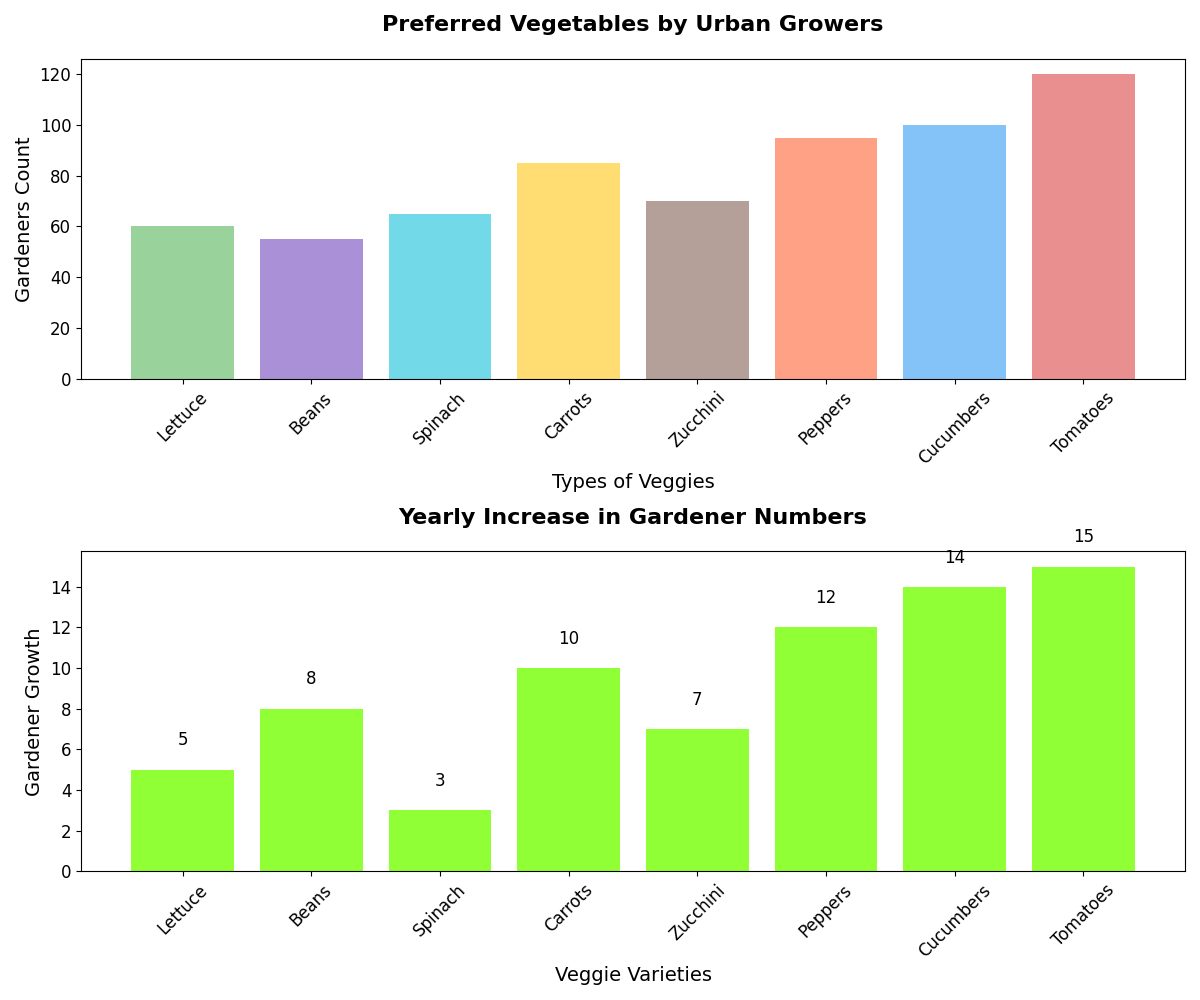

Python code for this plot:
import matplotlib.pyplot as plt
import numpy as np

# Modified Data Labels for Vegetables
vegetables = ['Lettuce', 'Beans', 'Spinach', 'Carrots', 'Zucchini', 'Peppers', 'Cucumbers', 'Tomatoes']
gardeners = [60, 55, 65, 85, 70, 95, 100, 120]
growth = [5, 8, 3, 10, 7, 12, 14, 15]

# Define colors for the bars
colors = ['#81C784', '#9575CD', '#4DD0E1', '#FFD54F', '#A1887F', '#FF8A65', '#64B5F6', '#E57373']

# Set up the plot layout
fig, ax = plt.subplots(2, 1, figsize=(12, 10))

# Bar chart for the number of gardeners
ax[0].bar(vegetables, gardeners, color=colors, alpha=0.8)
ax[0].set_title("Preferred Vegetables by Urban Growers", fontsize=16, fontweight='bold', pad=20)
ax[0].set_ylabel('Gardeners Count', fontsize=14)
ax[0].set_xlabel('Types of Veggies', fontsize=14)
ax[0].tick_params(axis='x', rotation=45, labelsize=12)
ax[0].tick_params(axis='y', labelsize=12)

# Bar chart for growth rates with color coding for positive growth
growth_colors = ['#76FF03' if g > 0 else '#F44336' for g in growth]
ax[1].bar(vegetables, growth, color=growth_colors, alpha=0.8)
ax[1].set_title("Yearly Increase in Gardener Numbers", fontsize=16, fontweight='bold', pad=20)
ax[1].set_ylabel('Gardener Growth', fontsize=14)
ax[1].set_xlabel('Veggie Varieties', fontsize=14)
ax[1].tick_params(axis='x', rotation=45, labelsize=12)
ax[1].tick_params(axis='y', labelsize=12)

# Adding annotations on the growth bars
for i, v in enumerate(growth):
    ax[1].text(i, v + (1 if v > 0 else -1), f"{v}", ha='center', va='bottom' if v > 0 else 'top', fontsize=12, color='black')

# Improve layout
plt.tight_layout()

# Display the plot
plt.show()
